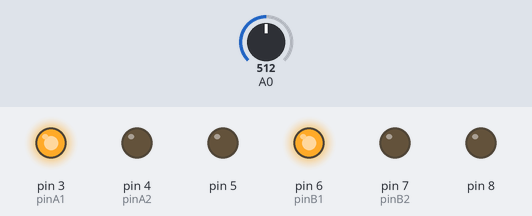
Bench run of a sketch on a simulated Arduino Uno, built with avr-gcc and run on an emulated ATmega328P. Parts: output pins drawn as LEDs (lit = HIGH). Inputs (shaded band) come from the test bench; at power-on: A0 = 512.

Above: at 0.1 s.
Timing chart, 0 to 1.6 s (numbered marks = the images above):
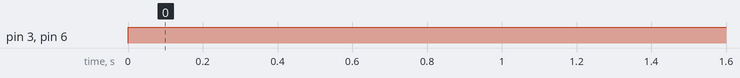

Measured:
- by itself, pin 3 (pinA1), pin 6 (pinB1): LOW → HIGH at 0.00 s

The sketch:

sketch_jun19b.ino
```cpp
// motor a
int pinA1 = 3;
int pinA2 = 4;
int spdA = 5;
// motor b
int pinB1 = 6;
int pinB2 = 7;
int spdB = 8;
// speed
int spd = A0;
// forward
void forward(){
  digitalWrite(pinA1,1);
  digitalWrite(pinA2,0);
  digitalWrite(pinB1,1);
  digitalWrite(pinB2,0);
}
// backward
void backward(){
  digitalWrite(pinA1,0);
  digitalWrite(pinA2,1);
  digitalWrite(pinB1,0);
  digitalWrite(pinB2,1);
}
// left
void left(){
  digitalWrite(pinA1,1);
  digitalWrite(pinA2,0);
  digitalWrite(pinB1,0);
  digitalWrite(pinB2,1);
}
// right
void right(){
  digitalWrite(pinA1,0);
  digitalWrite(pinA2,1);
  digitalWrite(pinB1,1);
  digitalWrite(pinB2,0);
}
// speed
void speed(){
  spdA = analogRead(A0);
  spdB = analogRead(A0);

}
void setup() {
  // put your setup code here, to run once:
Serial.begin(9600);
// PINS
pinMode(3,OUTPUT);
pinMode(4,OUTPUT);
pinMode(5,OUTPUT);
pinMode(6,OUTPUT);
pinMode(7,OUTPUT);
pinMode(8,OUTPUT);

}

void loop() {

speed();
forward();

}
```
